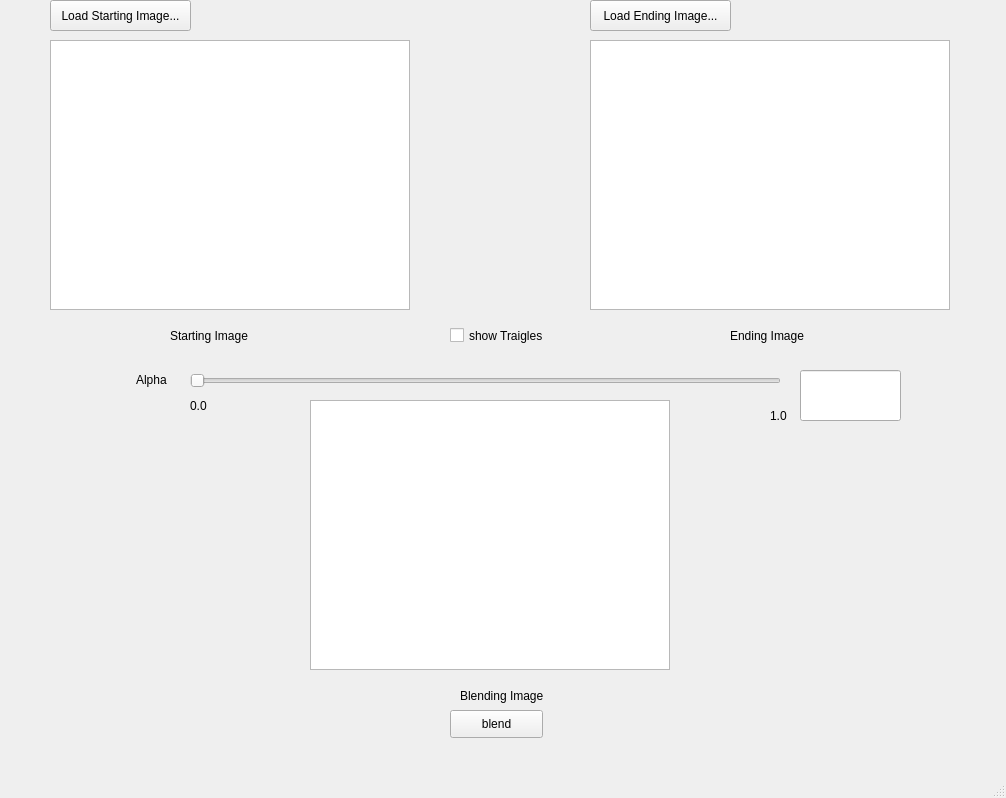
<?xml version="1.0" encoding="UTF-8"?>
<ui version="4.0">
 <class>MainWindow</class>
 <widget class="QMainWindow" name="MainWindow">
  <property name="geometry">
   <rect>
    <x>0</x>
    <y>0</y>
    <width>1006</width>
    <height>798</height>
   </rect>
  </property>
  <property name="windowTitle">
   <string>MainWindow</string>
  </property>
  <widget class="QWidget" name="centralwidget">
   <widget class="QPushButton" name="LoadStarting">
    <property name="geometry">
     <rect>
      <x>50</x>
      <y>0</y>
      <width>141</width>
      <height>31</height>
     </rect>
    </property>
    <property name="text">
     <string>Load Starting Image...</string>
    </property>
   </widget>
   <widget class="QPushButton" name="LoadEnding">
    <property name="geometry">
     <rect>
      <x>590</x>
      <y>0</y>
      <width>141</width>
      <height>31</height>
     </rect>
    </property>
    <property name="text">
     <string>Load Ending Image...</string>
    </property>
   </widget>
   <widget class="QSlider" name="horizontalSlider">
    <property name="geometry">
     <rect>
      <x>190</x>
      <y>370</y>
      <width>591</width>
      <height>22</height>
     </rect>
    </property>
    <property name="orientation">
     <enum>Qt::Horizontal</enum>
    </property>
   </widget>
   <widget class="QLabel" name="Alphalabel">
    <property name="geometry">
     <rect>
      <x>136</x>
      <y>370</y>
      <width>51</width>
      <height>20</height>
     </rect>
    </property>
    <property name="text">
     <string>Alpha</string>
    </property>
   </widget>
   <widget class="QLabel" name="zero">
    <property name="geometry">
     <rect>
      <x>190</x>
      <y>390</y>
      <width>61</width>
      <height>31</height>
     </rect>
    </property>
    <property name="text">
     <string>0.0</string>
    </property>
   </widget>
   <widget class="QLabel" name="Startlabel">
    <property name="geometry">
     <rect>
      <x>170</x>
      <y>320</y>
      <width>101</width>
      <height>31</height>
     </rect>
    </property>
    <property name="text">
     <string>Starting Image</string>
    </property>
   </widget>
   <widget class="QLabel" name="Endlabel">
    <property name="geometry">
     <rect>
      <x>730</x>
      <y>320</y>
      <width>91</width>
      <height>31</height>
     </rect>
    </property>
    <property name="text">
     <string>Ending Image</string>
    </property>
   </widget>
   <widget class="QCheckBox" name="checkBox">
    <property name="geometry">
     <rect>
      <x>450</x>
      <y>320</y>
      <width>121</width>
      <height>31</height>
     </rect>
    </property>
    <property name="text">
     <string>show Traigles</string>
    </property>
   </widget>
   <widget class="QGraphicsView" name="StartImage">
    <property name="geometry">
     <rect>
      <x>50</x>
      <y>40</y>
      <width>360</width>
      <height>270</height>
     </rect>
    </property>
    <property name="verticalScrollBarPolicy">
     <enum>Qt::ScrollBarAlwaysOff</enum>
    </property>
    <property name="horizontalScrollBarPolicy">
     <enum>Qt::ScrollBarAlwaysOff</enum>
    </property>
   </widget>
   <widget class="QGraphicsView" name="BlendImage">
    <property name="geometry">
     <rect>
      <x>310</x>
      <y>400</y>
      <width>360</width>
      <height>270</height>
     </rect>
    </property>
    <property name="verticalScrollBarPolicy">
     <enum>Qt::ScrollBarAlwaysOff</enum>
    </property>
    <property name="horizontalScrollBarPolicy">
     <enum>Qt::ScrollBarAlwaysOff</enum>
    </property>
   </widget>
   <widget class="QGraphicsView" name="EndImage">
    <property name="geometry">
     <rect>
      <x>590</x>
      <y>40</y>
      <width>360</width>
      <height>270</height>
     </rect>
    </property>
    <property name="verticalScrollBarPolicy">
     <enum>Qt::ScrollBarAlwaysOff</enum>
    </property>
    <property name="horizontalScrollBarPolicy">
     <enum>Qt::ScrollBarAlwaysOff</enum>
    </property>
   </widget>
   <widget class="QLabel" name="one">
    <property name="geometry">
     <rect>
      <x>770</x>
      <y>400</y>
      <width>61</width>
      <height>31</height>
     </rect>
    </property>
    <property name="text">
     <string>1.0</string>
    </property>
   </widget>
   <widget class="QLabel" name="Blendlabel">
    <property name="geometry">
     <rect>
      <x>460</x>
      <y>680</y>
      <width>91</width>
      <height>31</height>
     </rect>
    </property>
    <property name="text">
     <string>Blending Image</string>
    </property>
   </widget>
   <widget class="QLineEdit" name="lineEdit">
    <property name="geometry">
     <rect>
      <x>800</x>
      <y>370</y>
      <width>101</width>
      <height>51</height>
     </rect>
    </property>
    <property name="readOnly">
     <bool>true</bool>
    </property>
   </widget>
   <widget class="QPushButton" name="blending">
    <property name="geometry">
     <rect>
      <x>450</x>
      <y>710</y>
      <width>93</width>
      <height>28</height>
     </rect>
    </property>
    <property name="text">
     <string>blend</string>
    </property>
   </widget>
  </widget>
  <widget class="QMenuBar" name="menubar">
   <property name="geometry">
    <rect>
     <x>0</x>
     <y>0</y>
     <width>1006</width>
     <height>26</height>
    </rect>
   </property>
  </widget>
  <widget class="QStatusBar" name="statusbar"/>
 </widget>
 <resources/>
 <connections/>
</ui>
